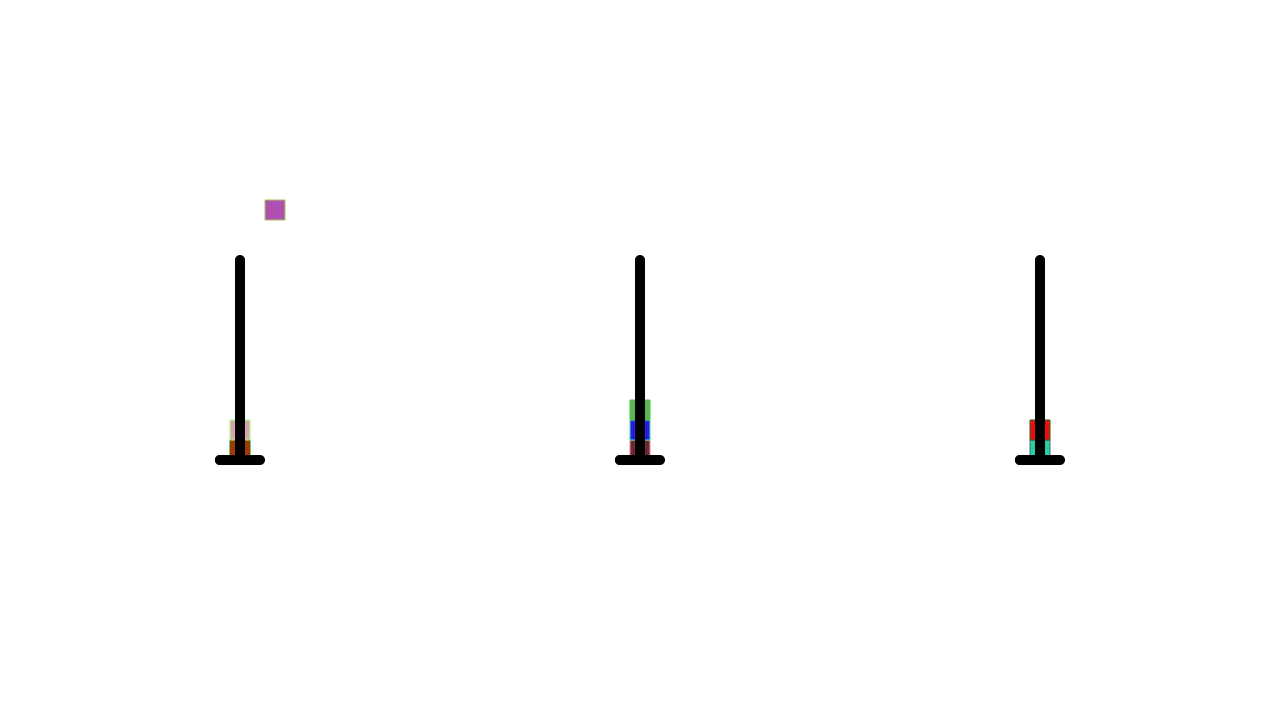

Write Python code to recreate this figure.
# -*- coding: utf-8 -*-
# Time    : 2019/4/5 22:35
# Author  : Mifen
# Email   : 2952277346@qq.com
# Github  : https://github.com/Amd794


import turtle


class Stack:
    def __init__(self):
        self.items = []

    def isEmpty(self):
        return len(self.items) == 0

    def push(self, item):
        self.items.append(item)

    def pop(self):
        return self.items.pop()

    def peek(self):
        if not self.isEmpty():
            return self.items[len(self.items) - 1]

    def size(self):
        return len(self.items)


def drawpole_3():  # 画出汉诺塔的poles
    t = turtle.Turtle()
    t.hideturtle()

    def drawpole_1(k):
        t.up()
        t.pensize(10)
        t.speed(100)
        t.goto(400 * (k - 1), 100)
        t.down()
        t.goto(400 * (k - 1), -100)
        t.goto(400 * (k - 1) - 20, -100)
        t.goto(400 * (k - 1) + 20, -100)

    drawpole_1(0)  # 画出汉诺塔的poles[0]
    drawpole_1(1)  # 画出汉诺塔的poles[1]
    drawpole_1(2)  # 画出汉诺塔的poles[2]


def creat_plates(n):  # 制造n个盘子
    turtle.colormode(255)
    plates = [turtle.Turtle() for i in range(n)]
    for i in range(n):
        plates[i].up()
        plates[i].hideturtle()
        plates[i].shape("square")
        import random
        plates[i].pencolor(random.randint(0, 255), random.randint(0, 255), random.randint(0, 255))
        plates[i].fillcolor(random.randint(0, 255), random.randint(0, 255), random.randint(0, 255))
        # plates[i].shape(1,8-i)
        plates[i].goto(-400, -90 + 20 * i)
        plates[i].showturtle()
    return plates


def pole_stack():  # 制造poles的栈
    poles = [Stack() for i in range(3)]
    return poles


def moveDisk(plates, poles, fp, tp):  # 把poles[fp]顶端的盘子plates[mov]从poles[fp]移到poles[tp]
    mov = poles[fp].peek()
    plates[mov].goto((fp - 1) * 400, 150)
    plates[mov].goto((tp - 1) * 400, 150)
    l = poles[tp].size()  # 确定移动到底部的高度（恰好放在原来最上面的盘子上面）
    plates[mov].goto((tp - 1) * 400, -90 + 20 * l)


def moveTower(plates, poles, height, fromPole, toPole, withPole):  # 递归放盘子
    if height >= 1:
        moveTower(plates, poles, height - 1, fromPole, withPole, toPole)
        moveDisk(plates, poles, fromPole, toPole)
        poles[toPole].push(poles[fromPole].pop())
        moveTower(plates, poles, height - 1, withPole, toPole, fromPole)


myscreen = turtle.Screen()
drawpole_3()
n = 8
plates = creat_plates(n)
poles = pole_stack()
for i in range(n):
    poles[0].push(i)
moveTower(plates, poles, n, 0, 2, 1)
myscreen.exitonclick()
